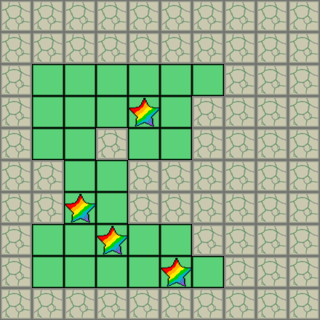

This game map was drawn from its Tiled (.tmx) file and the tilesets committed beside it. A one-line description and the full map source follow:
An orthogonal 10x10 tile map with 32x32 px tiles, 3 tile layers (Floor, Wall, Checkpoint), 5 tilesets and 5 objects (4x Box, Player).

<map version="1.10" tiledversion="1.11.2" orientation="orthogonal" renderorder="right-down" width="10" height="10" tilewidth="32" tileheight="32" infinite="0" nextlayerid="11" nextobjectid="6"><tileset firstgid="1" source="grass.tsx" /><tileset firstgid="7" source="wall.tsx" /><tileset firstgid="8" source="charactor.tsx" /><tileset firstgid="9" source="box.tsx" /><tileset firstgid="10" source="star.tsx" /><layer id="1" name="Floor" width="10" height="10"><data encoding="csv">0,0,0,0,0,0,0,0,0,0,
0,0,0,0,0,0,0,0,0,0,
0,1,1,1,1,1,1,0,0,0,
0,1,1,1,1,1,0,0,0,0,
0,1,1,0,1,1,0,0,0,0,
0,0,1,1,0,0,0,0,0,0,
0,0,1,1,0,0,0,0,0,0,
0,1,1,1,1,1,0,0,0,0,
0,1,1,1,1,1,1,0,0,0,
0,0,0,0,0,0,0,0,0,0</data></layer><layer id="2" name="Wall" width="10" height="10"><data encoding="csv">7,7,7,7,7,7,7,7,7,7,
7,7,7,7,7,7,7,7,7,7,
7,0,0,0,0,0,0,7,7,7,
7,0,0,0,0,0,7,7,7,7,
7,0,0,7,0,0,7,7,7,7,
7,7,0,0,7,7,7,7,7,7,
7,7,0,0,7,7,7,7,7,7,
7,0,0,0,0,0,7,7,7,7,
7,0,0,0,0,0,0,7,7,7,
7,7,7,7,7,7,7,7,7,7</data></layer><layer id="10" name="Checkpoint" width="10" height="10"><data encoding="csv">0,0,0,0,0,0,0,0,0,0,
0,0,0,0,0,0,0,0,0,0,
0,0,0,0,0,0,0,0,0,0,
0,0,0,0,10,0,0,0,0,0,
0,0,0,0,0,0,0,0,0,0,
0,0,0,0,0,0,0,0,0,0,
0,0,10,0,0,0,0,0,0,0,
0,0,0,10,0,0,0,0,0,0,
0,0,0,0,0,10,0,0,0,0,
0,0,0,0,0,0,0,0,0,0</data></layer><objectgroup id="8" name="Player"><object id="2" name="Player" gid="8" x="160" y="128" width="32" height="32" /></objectgroup><objectgroup id="9" name="Box"><object id="1" name="Box" gid="9" x="64" y="128" width="32" height="32" /><object id="3" name="Box" gid="9" x="64" y="160" width="32" height="32" /><object id="4" name="Box" gid="9" x="64" y="256" width="32" height="32" /><object id="5" name="Box" gid="9" x="128" y="256" width="32" height="32" /></objectgroup></map>
